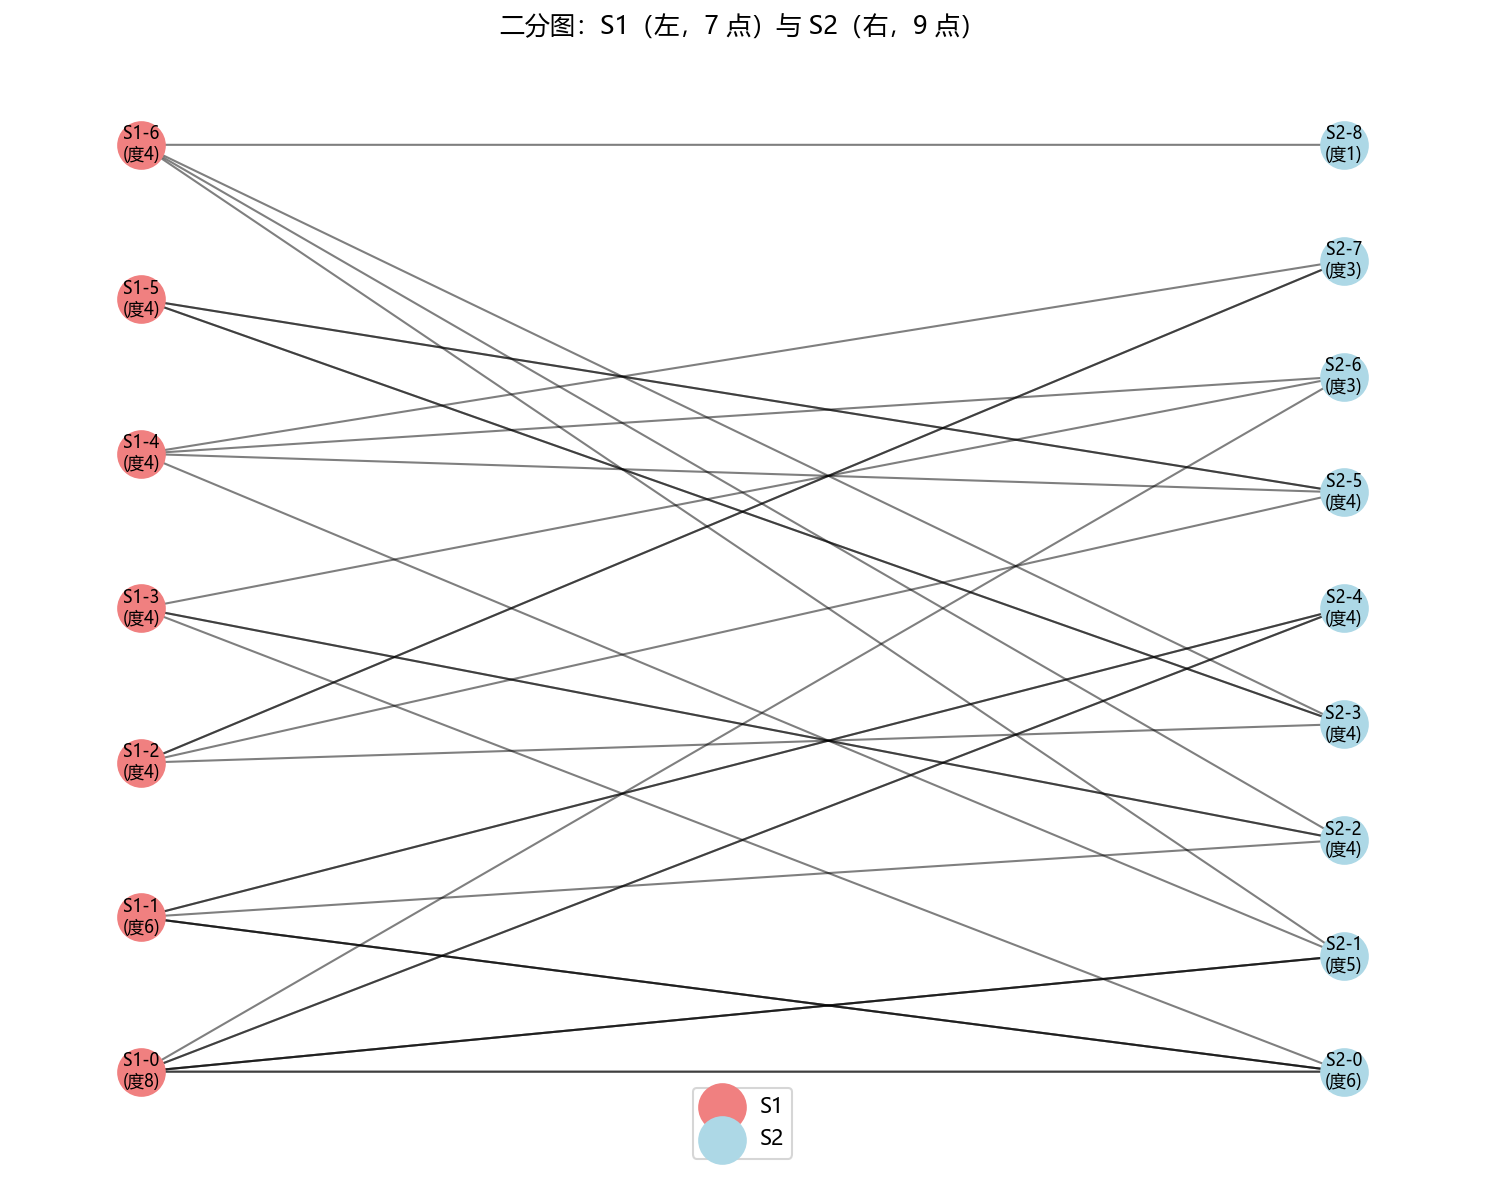

Python code for this plot:
"""
绘制二分图：左边 S1 共 7 个点（度数 8,6,4,4,4,4,4），右边 S2 共 9 个点（度数 6,5,4,4,4,4,3,3,1）
"""
import matplotlib
matplotlib.use('Agg')  # 不弹窗，只保存图片
import networkx as nx
import matplotlib.pyplot as plt
# 支持中文显示（Windows 常用字体）
plt.rcParams['font.sans-serif'] = ['Microsoft YaHei', 'SimHei', 'DejaVu Sans']
plt.rcParams['axes.unicode_minus'] = False

# 度数序列
# S1: 左边 7 个点
degrees_S1 = [8, 6, 4, 4, 4, 4, 4]
# S2: 右边 9 个点
degrees_S2 = [6, 5, 4, 4, 4, 4, 3, 3, 1]

# 用二分图配置模型生成满足度数序列的图（保留多重边以保证度数精确）
G = nx.bipartite.configuration_model(degrees_S1, degrees_S2)
# 确定左右节点：前 7 个为 S1，后 9 个为 S2
S1_nodes = list(range(7))
S2_nodes = list(range(7, 7 + 9))

# 二分图布局：S1 在左，S2 在右
pos = nx.bipartite_layout(G, S1_nodes, align='vertical')
# 微调：让 S1 在左边，S2 在右边（bipartite_layout 默认左 0 右 1）
for node in S1_nodes:
    pos[node] = (0, pos[node][1])
for node in S2_nodes:
    pos[node] = (1, pos[node][1])

# 绘图
plt.figure(figsize=(10, 8))
nx.draw_networkx_nodes(G, pos, nodelist=S1_nodes, node_color='lightcoral', 
                       node_size=500, label='S1')
nx.draw_networkx_nodes(G, pos, nodelist=S2_nodes, node_color='lightblue', 
                       node_size=500, label='S2')
nx.draw_networkx_edges(G, pos, alpha=0.5)

# 节点标签：S1 用 a,b,..., S2 用 1,2,... 或直接标度数
labels = {}
for i in S1_nodes:
    labels[i] = f'S1-{i}\n(度{degrees_S1[i]})'
for i in S2_nodes:
    j = i - 7
    labels[i] = f'S2-{j}\n(度{degrees_S2[j]})'
nx.draw_networkx_labels(G, pos, labels, font_size=8)

plt.legend(scatterpoints=1)
plt.axis('off')
plt.title('二分图：S1（左，7 点）与 S2（右，9 点）')
plt.tight_layout()
plt.savefig('bipartite_graph.png', dpi=150, bbox_inches='tight')
print('图已保存为 bipartite_graph.png')
# plt.show()  # 若在交互环境需要显示可取消注释
print('S1 度数:', degrees_S1, '→ 实际度数:', [G.degree(i) for i in S1_nodes])
print('S2 度数:', degrees_S2, '→ 实际度数:', [G.degree(i) for i in S2_nodes])
